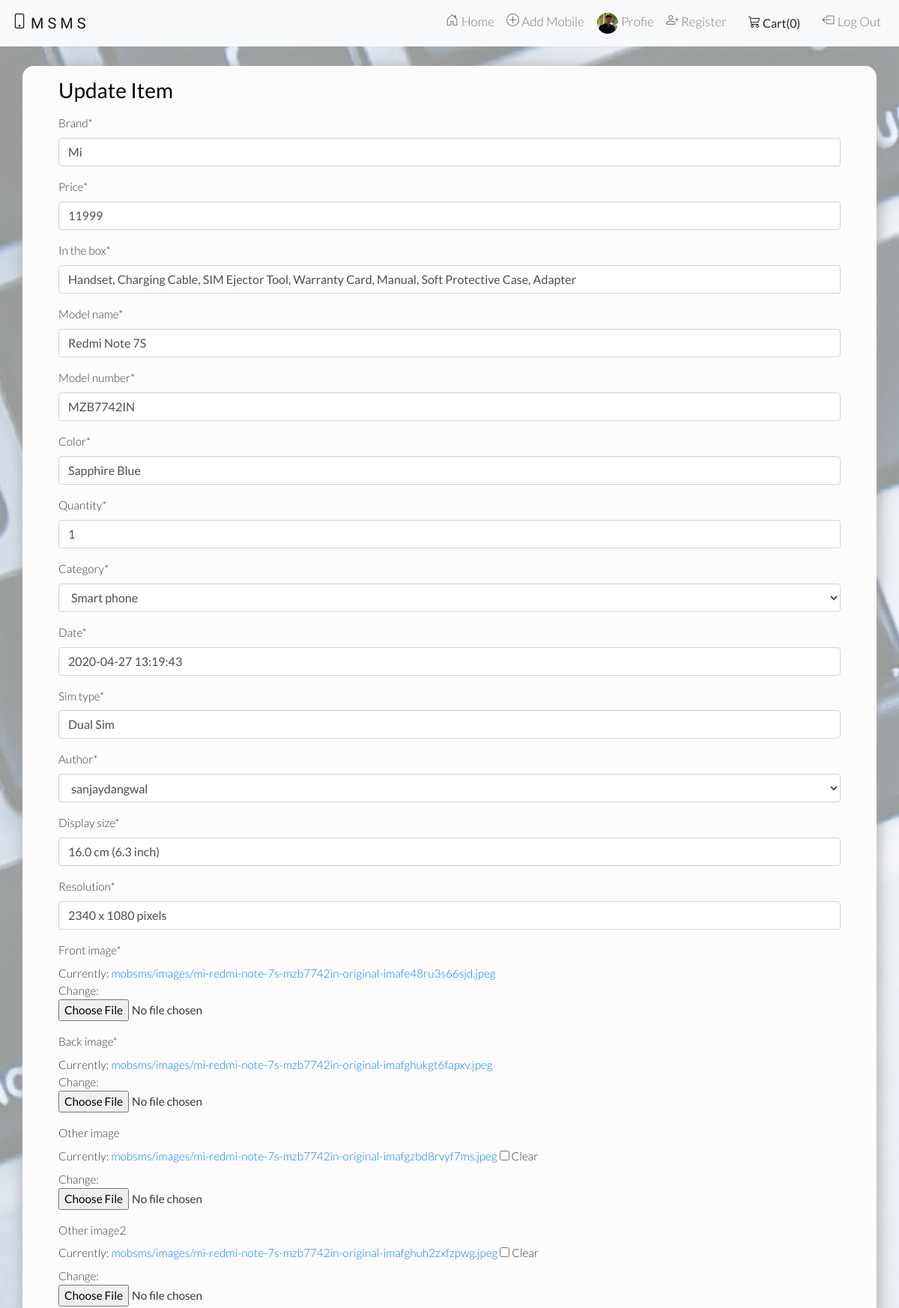
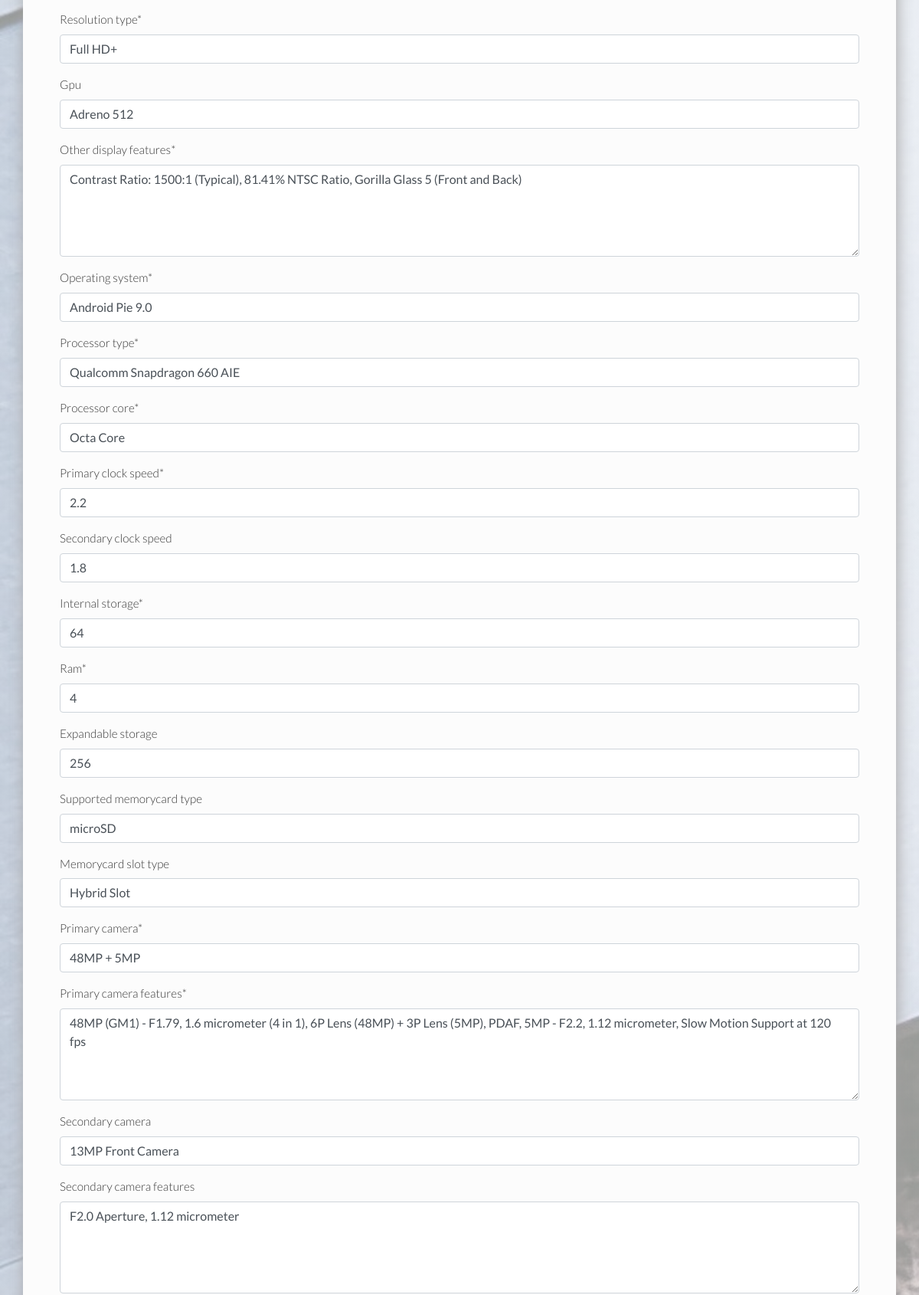
Screenshot of /update/18 (signed in, upper part) with the database file from the repository (2 pictures, top to bottom).
### mobsms/models.py (models this page shows, shortened)
class Profile(models.Model):
    user = models.OneToOneField(User,on_delete = models.CASCADE)
    phone = models.CharField(default='',max_length=12,validators=[validatePhone])
    DOB = models.DateField(auto_now=False, auto_now_add=False,blank=True,null=True,validators=[validateDate])
    image = models.ImageField(upload_to='profile_pic',default='profile_pic/default.png')

class phone(models.Model):
    PhoneId = models.AutoField(primary_key = True)
    Brand = models.CharField(max_length=50,default='')
    Price = models.IntegerField(validators=[validatePositive])
    In_the_box = models.CharField(max_length=400,default='Handset,Charger,Battery,User Manual')
    Model_name = models.CharField(max_length=60,default='')
    Model_number = models.CharField(max_length=60,default='')
    Color = models.CharField(max_length=50,default='')
    Quantity = models.IntegerField(default=1,validators=[validatePositive])
    categoryList = [('basic','Basic phone'),('smart','Smart phone')]
    Category = models.CharField(choices=categoryList,default='basic',max_length=12)
    Date = models.DateTimeField(default=timezone.now)
    Sim_type = models.CharField(max_length=50,default='Dual Sim')
    Author = models.ForeignKey(User,on_delete=models.CASCADE)
    Display_size = models.CharField(default='',max_length=60)
    Resolution = models.CharField(max_length=30,default='')
    Front_image = models.ImageField(upload_to='mobsms/images',default='')
    Back_image = models.ImageField(upload_to='mobsms/images',default='')
    Other_image = models.ImageField(upload_to='mobsms/images',default='',blank=True)
    Other_image2 = models.ImageField(upload_to='mobsms/images',default='',blank=True)

class smart(phone):
    Resolution_type = models.CharField(max_length=10,default='HD')
    Gpu = models.CharField(max_length=50,default='',blank=True)
    Other_display_features = models.TextField(default='')
    Operating_system = models.CharField(max_length=30,default='')
    Processor_type = models.CharField(max_length=40,default='')
    Processor_core = models.CharField(max_length=30,default='')
    Primary_clock_speed = models.FloatField()
    Secondary_clock_speed = models.FloatField(blank=True,null=True)
    Internal_storage = models.IntegerField(validators=[validatePositive])
    Ram = models.IntegerField(validators=[validatePositive])
    Expandable_storage = models.SmallIntegerField(blank=True,null=True,validators=[validatePositive])
    Supported_memorycard_type = models.CharField(default='',blank=True,max_length=30)
    Memorycard_slot_type = models.CharField(max_length=30,default='Dedicated Slot',blank=True)
    Primary_camera = models.CharField(max_length=80,default='')
    Primary_camera_features = models.TextField(max_length=1500,default='')
    Secondary_camera = models.CharField(max_length=60,default='',blank=True)
    Secondary_camera_features = models.TextField(max_length=1500,default='',blank=True)
    Flash = models.CharField(max_length=40,default='')
    Dual_camera_lens = models.CharField(max_length=60,default='',blank=True)
    Supported_networks = models.CharField(max_length=90,default='WCDMA, GSM')
    Internet_connectivity = models.CharField(max_length=60,default='')
    Bluetooth_version = models.FloatField(default=4.0,blank=True,null=True)
    Touchscreen_type = models.CharField(max_length=60,default='Multi-touch',blank=True)
    Sim_size = models.CharField(max_length=50,default='Dual Nano SIM')
    User_interface = models.CharField(max_length=60,default='',blank=True)
    Sensors = models.CharField(max_length=500,default='',blank=True)
    Other_features = models.TextField(default='')
    Battery_capacity = models.IntegerField(validators=[validatePositive])
    Battery_type = models.CharField(max_length=60,default='',blank=True)
    Weight = models.IntegerField(blank=True,null=True,validators=[validatePositive])
    Bluetooth  = models.BooleanField(default=True)
    Audiojack = models.BooleanField(default=True)
    Nonremovable_battery = models.BooleanField(default=True)
    Otg_compatible = models.BooleanField(default=True)

### mobsms/views.py (the view)
# urls.py: path('update/<int:Id>',mobsms_views.updateMobile,name='update mobile'),
def updateMobile(request,Id):
    if not request.user.is_staff:
        return HttpResponse("<h1>bhag chutiye</h1> ")
    cat = phone.objects.filter(PhoneId = Id)[0].Category
    if request.method == 'POST':
        if cat == 'smart':
            form = smartAddForm(request.POST,request.FILES,instance=smart.objects.filter(PhoneId = Id)[0])
        else:
            form = basicAddForm(request.POST,request.FILES,instance=basic.objects.filter(PhoneId = Id)[0])
        if form.is_valid():
            form.save()
            messages.success(request, f"Item has been updated!")
            return redirect('home')
    else:
        if cat == 'smart':
            form = smartAddForm(instance=smart.objects.filter(PhoneId = Id)[0])
        else:
            form = basicAddForm(instance=basic.objects.filter(PhoneId = Id)[0])
    return render(request,'mobsms/updatemobile.html',{'form':form})

### mobsms/forms.py
class smartAddForm(forms.ModelForm):
    class Meta:
        model = smart
        fields = '__all__'

### mobsms/templates/mobsms/updatemobile.html (shortened to what this page needs)
{% extends 'mobsms/basic.html' %}
{% load crispy_forms_tags %}
{% block links %}
{% load static %}
<link rel="stylesheet" href="{% static 'mobsms/style.css' %}" type="text/css">
{% endblock %}
{% block body %}
<div class="back">
    <br>
    <div class="container my-container px-5">
        <h3 class="pt-3">Update Item</h3>
        <form class="py-2" method="post" enctype="multipart/form-data">
            <fieldset class="form-group" style="font-size: 90%" id="form">
                {{form|crispy}}
            </fieldset>
        </form>
    </div>
    <br>
</div>
{% endblock %}

### mobsms/templates/mobsms/basic.html (shortened to what this page needs)
<!DOCTYPE html>
<html lang="en">
<head>
    {% load static %}
    <link rel="stylesheet" href="https://maxcdn.bootstrapcdn.com/bootstrap/4.0.0/css/bootstrap.min.css">
    {% block links %}
    {% endblock%}
</head>
<body>
    <nav class="navbar navbar-expand-lg sticky-top">
        <a class="navbar-brand" href="{% url 'home' %}" style="font-family: 'Trade Winds', sans-serif;"> M S M S </a>
        <div class="collapse navbar-collapse justify-content-end" id="navbarNavAltMarkup">
            <div class="navbar-nav">
                {% if user.is_authenticated %}
                <a class="nav-item nav-link " href="{% url 'home' %}"> Home</a>
                {% if user.is_staff %}
                <a class="nav-item nav-link " href="{% url 'add phone' %}"> Add Mobile</a>
                {% endif %}
                <a class="nav-item nav-link {% if request.get_full_path == '/profile/' %}active{% endif %}" href="{% url 'profile' %}"><img src="{{user.profile.image.url}}" style="height:30px;width:30px;border-radius: 50%;border: 1px solid #ffffff"> Profie</a>
                {% if user.is_staff %}
                <a class="nav-item nav-link " href="{% url 'register' %}"> Register</a>
                {% endif %}
                <button type="button" class="btn btn-light mx-2" data-html=true id="popcart" data-container="body" data-toggle="popover" data-placement="bottom" data-content="Vivamus
sagittis lacus vel augue laoreet rutrum faucibus.">
                    Cart(<span id="cart">0</span>)
                </button>
                <a class="nav-item nav-link " href="{% url 'logout' %}"> Log Out</a>
                {% endif %}
            </div>
        </div>
    </nav>
    {% block body %} {% endblock %}
</body>
</html>

### mobsms/static/mobsms/style.css (style rules this page uses)
* { margin: 0; padding: 0; box-sizing: border-box; }
body { font-family: 'lato', 'arial', sans-serif; color: #000000; font-weight: 300; font-size: 17px; text-rendering: optimizeLegibility; }
.back { background-image: linear-gradient(rgba(0, 0, 0, 0.69), rgba(0, 0, 0, 0.69)), url("back.jpg"); background-size: cover; background-attachment:fixed; height: 100%; }
.back .my-container { background-color: #fcfcfc; margin: auto; align-content: center; color: #383838; border-radius: 15px; box-shadow: 2px 2px 20px rgba(162, 161, 161, 0.89); }
textarea { max-height: 120px; }
@media (prefers-color-scheme: light) { .back { background-image: linear-gradient(rgba(255, 255, 255, 0.50), rgba(255, 255, 255, 0.50)), url("back.jpg"); } }
@media (prefers-color-scheme: light) { h3 { color: #000000; } }

### rows the page displays
phone: Brand "Mi", In_the_box "Handset, Charging Cable, SIM Ejector Tool, Warranty Card, Manual, Soft Protective Case, Adapter", Model_name "Redmi Note 7S", Model_number "MZB7742IN", Color "Sapphire Blue", Sim_type "Dual Sim", Display_size "16.0 cm (6.3 inch)", Resolution "2340 x 1080 pixels"
smart: Resolution_type "Full HD+", Gpu "Adreno 512", Other_display_features "Contrast Ratio: 1500:1 (Typical), 81.41% NTSC Ratio, Gorilla Glass 5 (Front and Back)", Operating_system "Android Pie 9.0", Processor_type "Qualcomm Snapdragon 660 AIE", Processor_core "Octa Core", Primary_clock_speed "2.2", Secondary_clock_speed "1.8", Internal_storage "64", Ram "4", Expandable_storage "256", Supported_memorycard_type "microSD", Memorycard_slot_type "Hybrid Slot", Primary_camera "48MP + 5MP", Primary_camera_features "48MP (GM1) - F1.79, 1.6 micrometer (4 in 1), 6P Lens (48MP) + 3P Lens (5MP), PDAF, 5MP - F2.2, 1.12 micrometer, Slow Motion Support at 120 fps", Secondary_camera "13MP Front Camera", Secondary_camera_features "F2.0 Aperture, 1.12 micrometer"
